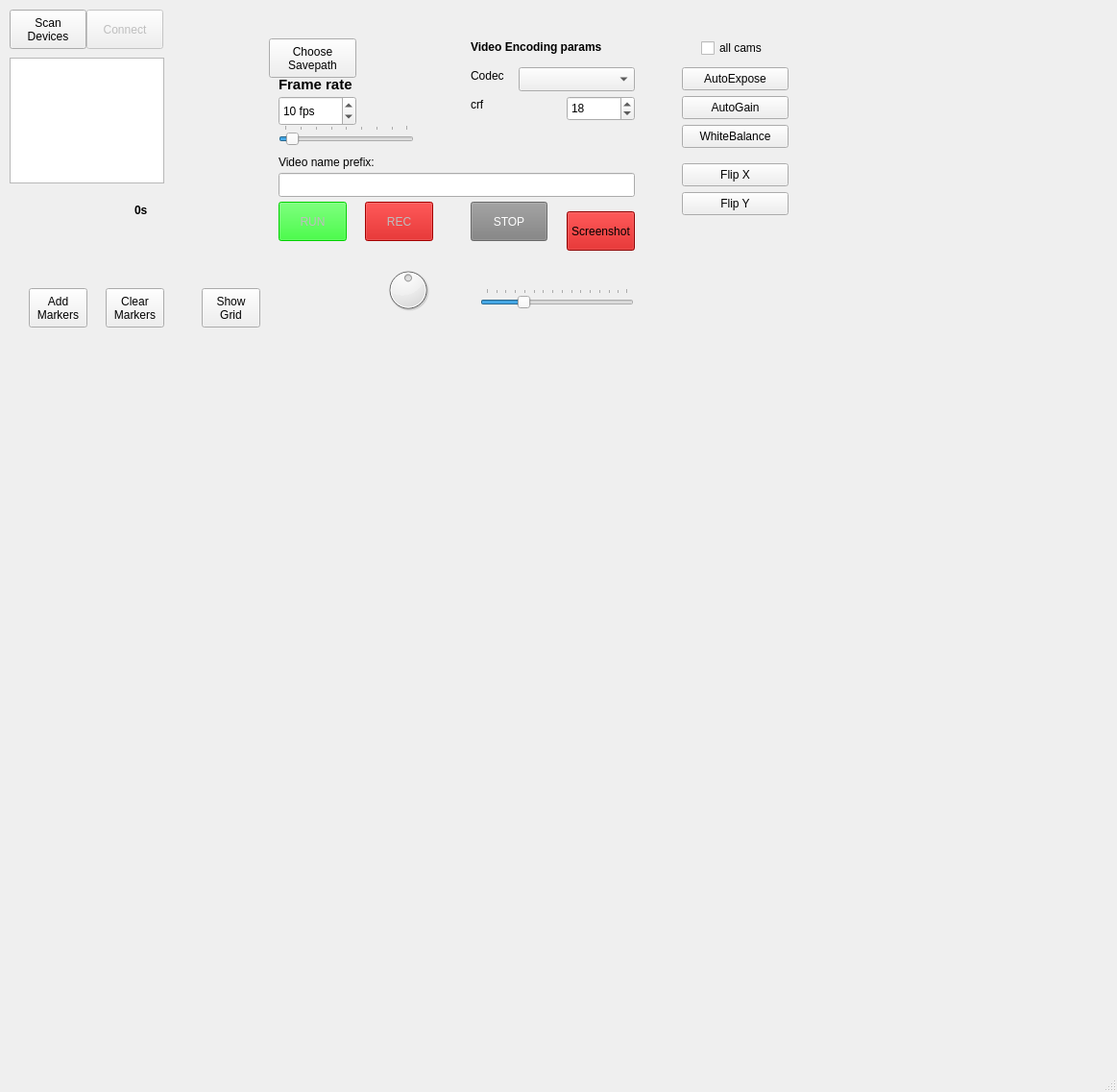
<?xml version="1.0" encoding="UTF-8"?>
<ui version="4.0">
 <class>MainWindow</class>
 <widget class="QMainWindow" name="MainWindow">
  <property name="geometry">
   <rect>
    <x>0</x>
    <y>0</y>
    <width>1163</width>
    <height>1137</height>
   </rect>
  </property>
  <property name="sizePolicy">
   <sizepolicy hsizetype="MinimumExpanding" vsizetype="MinimumExpanding">
    <horstretch>0</horstretch>
    <verstretch>0</verstretch>
   </sizepolicy>
  </property>
  <property name="windowTitle">
   <string>MainWindow</string>
  </property>
  <widget class="QWidget" name="centralwidget">
   <property name="sizePolicy">
    <sizepolicy hsizetype="Expanding" vsizetype="Expanding">
     <horstretch>0</horstretch>
     <verstretch>0</verstretch>
    </sizepolicy>
   </property>
   <widget class="QPushButton" name="ScanDevButton">
    <property name="geometry">
     <rect>
      <x>10</x>
      <y>10</y>
      <width>80</width>
      <height>41</height>
     </rect>
    </property>
    <property name="toolTip">
     <string>&lt;html&gt;&lt;head/&gt;&lt;body&gt;&lt;p&gt;Scans for available Basler cameras&lt;/p&gt;&lt;/body&gt;&lt;/html&gt;</string>
    </property>
    <property name="text">
     <string>Scan
Devices</string>
    </property>
   </widget>
   <widget class="QPushButton" name="ConnectButton">
    <property name="enabled">
     <bool>false</bool>
    </property>
    <property name="geometry">
     <rect>
      <x>90</x>
      <y>10</y>
      <width>80</width>
      <height>41</height>
     </rect>
    </property>
    <property name="toolTip">
     <string>&lt;html&gt;&lt;head/&gt;&lt;body&gt;&lt;p&gt;Connects to previously detected Basler cameras.&lt;/p&gt;&lt;/body&gt;&lt;/html&gt;</string>
    </property>
    <property name="text">
     <string>Connect</string>
    </property>
   </widget>
   <widget class="QPushButton" name="RUNButton">
    <property name="enabled">
     <bool>false</bool>
    </property>
    <property name="geometry">
     <rect>
      <x>290</x>
      <y>210</y>
      <width>71</width>
      <height>41</height>
     </rect>
    </property>
    <property name="toolTip">
     <string>&lt;html&gt;&lt;head/&gt;&lt;body&gt;&lt;p&gt;Start grabbing from &lt;span style=&quot; text-decoration: underline;&quot;&gt;all &lt;/span&gt;cameras without recording.&lt;/p&gt;&lt;/body&gt;&lt;/html&gt;</string>
    </property>
    <property name="styleSheet">
     <string notr="true">QPushButton {background-color:  rgb(0, 255, 0)}</string>
    </property>
    <property name="text">
     <string>RUN</string>
    </property>
   </widget>
   <widget class="QPushButton" name="STOPButton">
    <property name="enabled">
     <bool>false</bool>
    </property>
    <property name="geometry">
     <rect>
      <x>490</x>
      <y>210</y>
      <width>80</width>
      <height>41</height>
     </rect>
    </property>
    <property name="toolTip">
     <string>&lt;html&gt;&lt;head/&gt;&lt;body&gt;&lt;p&gt;Stop grabbing from cameras.&lt;/p&gt;&lt;/body&gt;&lt;/html&gt;</string>
    </property>
    <property name="styleSheet">
     <string notr="true">QPushButton {color: white; background-color: gray;}</string>
    </property>
    <property name="text">
     <string>STOP</string>
    </property>
   </widget>
   <widget class="QPushButton" name="RECButton">
    <property name="enabled">
     <bool>false</bool>
    </property>
    <property name="geometry">
     <rect>
      <x>380</x>
      <y>210</y>
      <width>71</width>
      <height>41</height>
     </rect>
    </property>
    <property name="toolTip">
     <string>&lt;html&gt;&lt;head/&gt;&lt;body&gt;&lt;p&gt;Start recording videos from all cameras.&lt;/p&gt;&lt;/body&gt;&lt;/html&gt;</string>
    </property>
    <property name="styleSheet">
     <string notr="true">QPushButton {background-color:  rgb(200, 0, 0)}</string>
    </property>
    <property name="text">
     <string>REC</string>
    </property>
   </widget>
   <widget class="QLabel" name="label_5">
    <property name="geometry">
     <rect>
      <x>290</x>
      <y>80</y>
      <width>111</width>
      <height>16</height>
     </rect>
    </property>
    <property name="font">
     <font>
      <pointsize>11</pointsize>
      <bold>true</bold>
     </font>
    </property>
    <property name="text">
     <string>Frame rate</string>
    </property>
   </widget>
   <widget class="QSpinBox" name="FrameRateSpin">
    <property name="geometry">
     <rect>
      <x>290</x>
      <y>100</y>
      <width>81</width>
      <height>31</height>
     </rect>
    </property>
    <property name="toolTip">
     <string>&lt;html&gt;&lt;head/&gt;&lt;body&gt;&lt;p&gt;Desired framerate.&lt;/p&gt;&lt;/body&gt;&lt;/html&gt;</string>
    </property>
    <property name="suffix">
     <string> fps</string>
    </property>
    <property name="minimum">
     <number>1</number>
    </property>
    <property name="maximum">
     <number>200</number>
    </property>
    <property name="value">
     <number>10</number>
    </property>
   </widget>
   <widget class="QTextEdit" name="Devices_textEdit">
    <property name="geometry">
     <rect>
      <x>10</x>
      <y>60</y>
      <width>161</width>
      <height>131</height>
     </rect>
    </property>
    <property name="font">
     <font>
      <pointsize>8</pointsize>
     </font>
    </property>
    <property name="toolTip">
     <string>&lt;html&gt;&lt;head/&gt;&lt;body&gt;&lt;p&gt;List of detected Basler cameras (SN).&lt;/p&gt;&lt;/body&gt;&lt;/html&gt;</string>
    </property>
    <property name="frameShape">
     <enum>QFrame::StyledPanel</enum>
    </property>
    <property name="frameShadow">
     <enum>QFrame::Sunken</enum>
    </property>
   </widget>
   <widget class="QPushButton" name="AutoExposeButton">
    <property name="geometry">
     <rect>
      <x>710</x>
      <y>70</y>
      <width>111</width>
      <height>24</height>
     </rect>
    </property>
    <property name="toolTip">
     <string>&lt;html&gt;&lt;head/&gt;&lt;body&gt;&lt;p&gt;Run auto-exposure.&lt;/p&gt;&lt;/body&gt;&lt;/html&gt;</string>
    </property>
    <property name="text">
     <string>AutoExpose</string>
    </property>
   </widget>
   <widget class="QPushButton" name="AutoGainButton">
    <property name="geometry">
     <rect>
      <x>710</x>
      <y>100</y>
      <width>111</width>
      <height>24</height>
     </rect>
    </property>
    <property name="toolTip">
     <string>&lt;html&gt;&lt;head/&gt;&lt;body&gt;&lt;p&gt;Run auto-gain.&lt;/p&gt;&lt;/body&gt;&lt;/html&gt;</string>
    </property>
    <property name="text">
     <string>AutoGain</string>
    </property>
   </widget>
   <widget class="QPushButton" name="WhiteBalanceButton">
    <property name="geometry">
     <rect>
      <x>710</x>
      <y>130</y>
      <width>111</width>
      <height>24</height>
     </rect>
    </property>
    <property name="toolTip">
     <string>&lt;html&gt;&lt;head/&gt;&lt;body&gt;&lt;p&gt;Run auto white balance. (Color cams only).&lt;/p&gt;&lt;/body&gt;&lt;/html&gt;</string>
    </property>
    <property name="text">
     <string>WhiteBalance</string>
    </property>
   </widget>
   <widget class="QCheckBox" name="All_cams_checkBox">
    <property name="geometry">
     <rect>
      <x>730</x>
      <y>40</y>
      <width>75</width>
      <height>20</height>
     </rect>
    </property>
    <property name="toolTip">
     <string>&lt;html&gt;&lt;head/&gt;&lt;body&gt;&lt;p&gt;Whether to run auto-functions on &lt;span style=&quot; text-decoration: underline;&quot;&gt;all&lt;/span&gt; cams.&lt;/p&gt;&lt;/body&gt;&lt;/html&gt;</string>
    </property>
    <property name="text">
     <string>all cams</string>
    </property>
   </widget>
   <widget class="QPushButton" name="FlipXButton">
    <property name="geometry">
     <rect>
      <x>710</x>
      <y>170</y>
      <width>111</width>
      <height>24</height>
     </rect>
    </property>
    <property name="toolTip">
     <string>&lt;html&gt;&lt;head/&gt;&lt;body&gt;&lt;p&gt;Flips image along X-Axis.&lt;/p&gt;&lt;/body&gt;&lt;/html&gt;</string>
    </property>
    <property name="text">
     <string>Flip X</string>
    </property>
   </widget>
   <widget class="QPushButton" name="FlipYButton">
    <property name="geometry">
     <rect>
      <x>710</x>
      <y>200</y>
      <width>111</width>
      <height>24</height>
     </rect>
    </property>
    <property name="toolTip">
     <string>&lt;html&gt;&lt;head/&gt;&lt;body&gt;&lt;p&gt;Flips image along Y-Axis.&lt;/p&gt;&lt;/body&gt;&lt;/html&gt;</string>
    </property>
    <property name="text">
     <string>Flip Y</string>
    </property>
   </widget>
   <widget class="MultiCameraViewer" name="MultiViewWidget" native="true">
    <property name="geometry">
     <rect>
      <x>20</x>
      <y>350</y>
      <width>1141</width>
      <height>771</height>
     </rect>
    </property>
    <property name="sizePolicy">
     <sizepolicy hsizetype="Expanding" vsizetype="Expanding">
      <horstretch>0</horstretch>
      <verstretch>0</verstretch>
     </sizepolicy>
    </property>
   </widget>
   <widget class="CameraSettingsTab" name="CameraSettings" native="true">
    <property name="geometry">
     <rect>
      <x>860</x>
      <y>10</y>
      <width>301</width>
      <height>331</height>
     </rect>
    </property>
    <property name="sizePolicy">
     <sizepolicy hsizetype="Expanding" vsizetype="Preferred">
      <horstretch>0</horstretch>
      <verstretch>0</verstretch>
     </sizepolicy>
    </property>
   </widget>
   <widget class="QPushButton" name="Save_pathButton">
    <property name="geometry">
     <rect>
      <x>280</x>
      <y>40</y>
      <width>91</width>
      <height>41</height>
     </rect>
    </property>
    <property name="toolTip">
     <string>&lt;html&gt;&lt;head/&gt;&lt;body&gt;&lt;p&gt;Opens a dialog to choose a folder where the videos will be saved in.&lt;/p&gt;&lt;/body&gt;&lt;/html&gt;</string>
    </property>
    <property name="text">
     <string>Choose
Savepath</string>
    </property>
   </widget>
   <widget class="QSpinBox" name="crf_spinBox">
    <property name="geometry">
     <rect>
      <x>590</x>
      <y>100</y>
      <width>71</width>
      <height>26</height>
     </rect>
    </property>
    <property name="font">
     <font>
      <pointsize>9</pointsize>
     </font>
    </property>
    <property name="toolTip">
     <string>&lt;html&gt;&lt;head/&gt;&lt;body&gt;&lt;p&gt;Constant Rate Factor. Quality preset. Lower values better quality.&lt;/p&gt;&lt;/body&gt;&lt;/html&gt;</string>
    </property>
    <property name="maximum">
     <number>51</number>
    </property>
    <property name="value">
     <number>18</number>
    </property>
   </widget>
   <widget class="QComboBox" name="Codec_comboBox">
    <property name="geometry">
     <rect>
      <x>540</x>
      <y>70</y>
      <width>121</width>
      <height>25</height>
     </rect>
    </property>
    <property name="font">
     <font>
      <pointsize>9</pointsize>
     </font>
    </property>
    <property name="toolTip">
     <string>&lt;html&gt;&lt;head/&gt;&lt;body&gt;&lt;p&gt;Codec used for encoding the video. Some might not be available on current system.&lt;/p&gt;&lt;/body&gt;&lt;/html&gt;</string>
    </property>
   </widget>
   <widget class="QLabel" name="label">
    <property name="geometry">
     <rect>
      <x>490</x>
      <y>70</y>
      <width>67</width>
      <height>17</height>
     </rect>
    </property>
    <property name="font">
     <font>
      <pointsize>9</pointsize>
     </font>
    </property>
    <property name="text">
     <string>Codec</string>
    </property>
   </widget>
   <widget class="QLabel" name="label_2">
    <property name="geometry">
     <rect>
      <x>490</x>
      <y>100</y>
      <width>31</width>
      <height>17</height>
     </rect>
    </property>
    <property name="font">
     <font>
      <pointsize>9</pointsize>
     </font>
    </property>
    <property name="text">
     <string>crf</string>
    </property>
   </widget>
   <widget class="QLabel" name="label_3">
    <property name="geometry">
     <rect>
      <x>490</x>
      <y>40</y>
      <width>211</width>
      <height>17</height>
     </rect>
    </property>
    <property name="font">
     <font>
      <bold>true</bold>
     </font>
    </property>
    <property name="text">
     <string>Video Encoding params</string>
    </property>
   </widget>
   <widget class="QLineEdit" name="SessionIDlineEdit">
    <property name="geometry">
     <rect>
      <x>290</x>
      <y>180</y>
      <width>371</width>
      <height>25</height>
     </rect>
    </property>
    <property name="font">
     <font>
      <pointsize>9</pointsize>
     </font>
    </property>
    <property name="toolTip">
     <string>&lt;html&gt;&lt;head/&gt;&lt;body&gt;&lt;p&gt;Prefix of the filename e.g., session_id.&lt;/p&gt;&lt;/body&gt;&lt;/html&gt;</string>
    </property>
   </widget>
   <widget class="QLabel" name="label_4">
    <property name="geometry">
     <rect>
      <x>290</x>
      <y>160</y>
      <width>121</width>
      <height>17</height>
     </rect>
    </property>
    <property name="font">
     <font>
      <pointsize>9</pointsize>
     </font>
    </property>
    <property name="text">
     <string>Video name prefix:</string>
    </property>
   </widget>
   <widget class="QLabel" name="Rec_status">
    <property name="geometry">
     <rect>
      <x>20</x>
      <y>200</y>
      <width>71</width>
      <height>51</height>
     </rect>
    </property>
    <property name="toolTip">
     <string>&lt;html&gt;&lt;head/&gt;&lt;body&gt;&lt;p&gt;Current status.&lt;/p&gt;&lt;/body&gt;&lt;/html&gt;</string>
    </property>
    <property name="text">
     <string/>
    </property>
   </widget>
   <widget class="QSlider" name="horizontalSlider">
    <property name="geometry">
     <rect>
      <x>290</x>
      <y>130</y>
      <width>141</width>
      <height>21</height>
     </rect>
    </property>
    <property name="toolTip">
     <string>&lt;html&gt;&lt;head/&gt;&lt;body&gt;&lt;p&gt;Desired framerate as a slider.&lt;/p&gt;&lt;/body&gt;&lt;/html&gt;</string>
    </property>
    <property name="minimum">
     <number>1</number>
    </property>
    <property name="maximum">
     <number>160</number>
    </property>
    <property name="value">
     <number>10</number>
    </property>
    <property name="orientation">
     <enum>Qt::Horizontal</enum>
    </property>
    <property name="tickPosition">
     <enum>QSlider::TicksAbove</enum>
    </property>
    <property name="tickInterval">
     <number>20</number>
    </property>
   </widget>
   <widget class="QLabel" name="SavePath_label">
    <property name="geometry">
     <rect>
      <x>180</x>
      <y>10</y>
      <width>321</width>
      <height>31</height>
     </rect>
    </property>
    <property name="font">
     <font>
      <pointsize>8</pointsize>
      <bold>false</bold>
     </font>
    </property>
    <property name="text">
     <string/>
    </property>
   </widget>
   <widget class="QLabel" name="recording_duration_label">
    <property name="geometry">
     <rect>
      <x>140</x>
      <y>210</y>
      <width>91</width>
      <height>17</height>
     </rect>
    </property>
    <property name="font">
     <font>
      <bold>true</bold>
     </font>
    </property>
    <property name="text">
     <string>0s</string>
    </property>
   </widget>
   <widget class="QPushButton" name="ScreenshotButton">
    <property name="enabled">
     <bool>true</bool>
    </property>
    <property name="geometry">
     <rect>
      <x>590</x>
      <y>220</y>
      <width>71</width>
      <height>41</height>
     </rect>
    </property>
    <property name="toolTip">
     <string>&lt;html&gt;&lt;head/&gt;&lt;body&gt;&lt;p&gt;Start recording videos from all cameras.&lt;/p&gt;&lt;/body&gt;&lt;/html&gt;</string>
    </property>
    <property name="styleSheet">
     <string notr="true">QPushButton {background-color:  rgb(200, 0, 0)}</string>
    </property>
    <property name="text">
     <string>Screenshot</string>
    </property>
   </widget>
   <widget class="QPushButton" name="markerAddButton">
    <property name="geometry">
     <rect>
      <x>30</x>
      <y>300</y>
      <width>61</width>
      <height>41</height>
     </rect>
    </property>
    <property name="text">
     <string>Add
Markers</string>
    </property>
    <property name="checkable">
     <bool>true</bool>
    </property>
   </widget>
   <widget class="QPushButton" name="markerClearButton">
    <property name="geometry">
     <rect>
      <x>110</x>
      <y>300</y>
      <width>61</width>
      <height>41</height>
     </rect>
    </property>
    <property name="text">
     <string>Clear
Markers</string>
    </property>
   </widget>
   <widget class="QDial" name="Rotation_dial">
    <property name="geometry">
     <rect>
      <x>400</x>
      <y>270</y>
      <width>50</width>
      <height>64</height>
     </rect>
    </property>
    <property name="maximum">
     <number>360</number>
    </property>
    <property name="sliderPosition">
     <number>180</number>
    </property>
   </widget>
   <widget class="QSlider" name="Grid_slider">
    <property name="geometry">
     <rect>
      <x>500</x>
      <y>300</y>
      <width>160</width>
      <height>22</height>
     </rect>
    </property>
    <property name="minimum">
     <number>1</number>
    </property>
    <property name="maximum">
     <number>150</number>
    </property>
    <property name="value">
     <number>40</number>
    </property>
    <property name="orientation">
     <enum>Qt::Horizontal</enum>
    </property>
    <property name="tickPosition">
     <enum>QSlider::TicksAbove</enum>
    </property>
   </widget>
   <widget class="QPushButton" name="GridButton">
    <property name="geometry">
     <rect>
      <x>210</x>
      <y>300</y>
      <width>61</width>
      <height>41</height>
     </rect>
    </property>
    <property name="text">
     <string>Show
Grid</string>
    </property>
    <property name="checkable">
     <bool>true</bool>
    </property>
   </widget>
  </widget>
  <widget class="QStatusBar" name="statusbar"/>
  <action name="actionsaveSettings">
   <property name="text">
    <string>SaveSettings</string>
   </property>
  </action>
  <action name="actionLoadSettings">
   <property name="checkable">
    <bool>false</bool>
   </property>
   <property name="text">
    <string>LoadSettings</string>
   </property>
  </action>
 </widget>
 <customwidgets>
  <customwidget>
   <class>MultiCameraViewer</class>
   <extends>QWidget</extends>
   <header location="global">ImageViewer</header>
   <container>1</container>
  </customwidget>
  <customwidget>
   <class>CameraSettingsTab</class>
   <extends>QWidget</extends>
   <header>ImageViewer</header>
   <container>1</container>
  </customwidget>
 </customwidgets>
 <resources/>
 <connections>
  <connection>
   <sender>horizontalSlider</sender>
   <signal>valueChanged(int)</signal>
   <receiver>FrameRateSpin</receiver>
   <slot>setValue(int)</slot>
   <hints>
    <hint type="sourcelabel">
     <x>531</x>
     <y>136</y>
    </hint>
    <hint type="destinationlabel">
     <x>404</x>
     <y>130</y>
    </hint>
   </hints>
  </connection>
  <connection>
   <sender>FrameRateSpin</sender>
   <signal>valueChanged(int)</signal>
   <receiver>horizontalSlider</receiver>
   <slot>setValue(int)</slot>
   <hints>
    <hint type="sourcelabel">
     <x>402</x>
     <y>144</y>
    </hint>
    <hint type="destinationlabel">
     <x>535</x>
     <y>146</y>
    </hint>
   </hints>
  </connection>
 </connections>
</ui>
